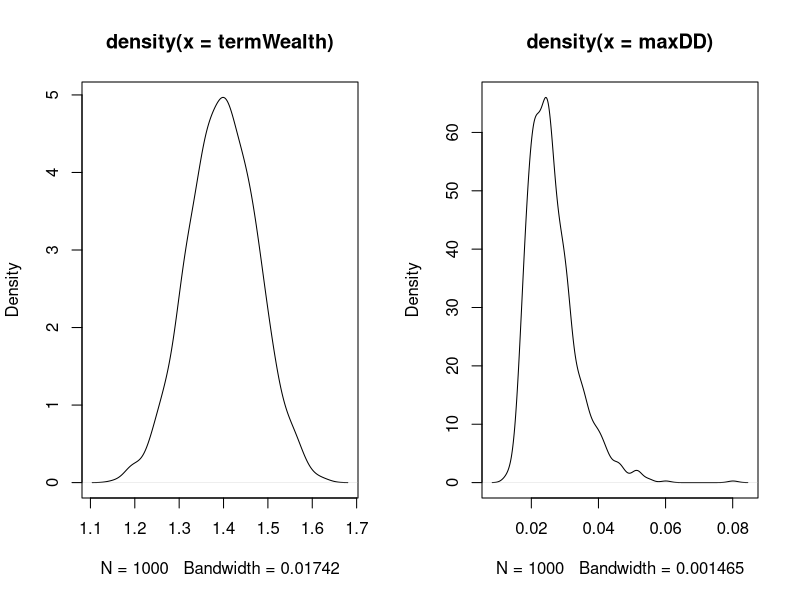

The R script that drew this image:
# Simulates a hypothetical trading system with 64% win rate, fixed ±0.3% return per trade,
# over 395 trades per run repeated 1,000 times. Reports distributions of terminal wealth
# and maximum drawdown. Useful for setting realistic drawdown expectations before live trading.

library(tseries)
N = 1000      # simulation runs
trades = 395  # trades per run
ret = 0.003   # +0.3% per winning trade, -0.3% per losing trade

maxDD      = array(0.0, dim=N)
termWealth = array(0.0, dim=N)

for(i in 1:N)
{
  results = rbinom(trades, 1, 0.64)  # 1 = win, 0 = loss
  wealth  = array(1.0, dim=(trades+1))
  for(k in 2:(trades+1))
  {
    if(results[k-1] == 1)
      wealth[k] = wealth[k-1] * (1 + ret)
    else
      wealth[k] = wealth[k-1] * (1 - ret)
  }
  maxDD[i]      = (maxdrawdown(wealth))[[1]]
  termWealth[i] = wealth[trades+1]
}

par(mfrow=c(1,2))
plot((density(termWealth)))
plot((density(maxDD)))
